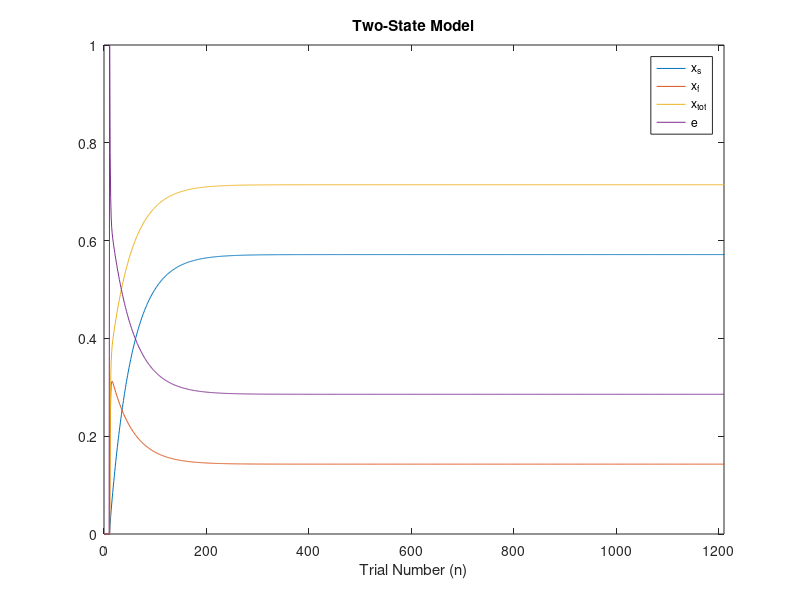

Reproduce this figure in MATLAB.
Af = 0.6;
As = 0.99;
Bf = 0.2;
Bs = 0.02;

ntri = 1200;
xideal = [zeros(10,1);ones(ntri,1)];
N = length(xideal);
[x, xf, xs, e] = deal(zeros(N,1));

for n = 1:N
    e(n) = xideal(n) - x(n);
    xf(n+1) = Af*xf(n) + Bf*e(n);
    xs(n+1) = As*xs(n) + Bs*e(n);
    x(n+1) = xf(n+1) + xs(n+1);
end

figure;
plot(xs);
hold on
plot(xf);
plot(x);
plot(e);
xlabel('Trial Number (n)');
xlim([0,N]);
title('Two-State Model');
legend('x_s','x_f','x_{tot}','e');
hold off;